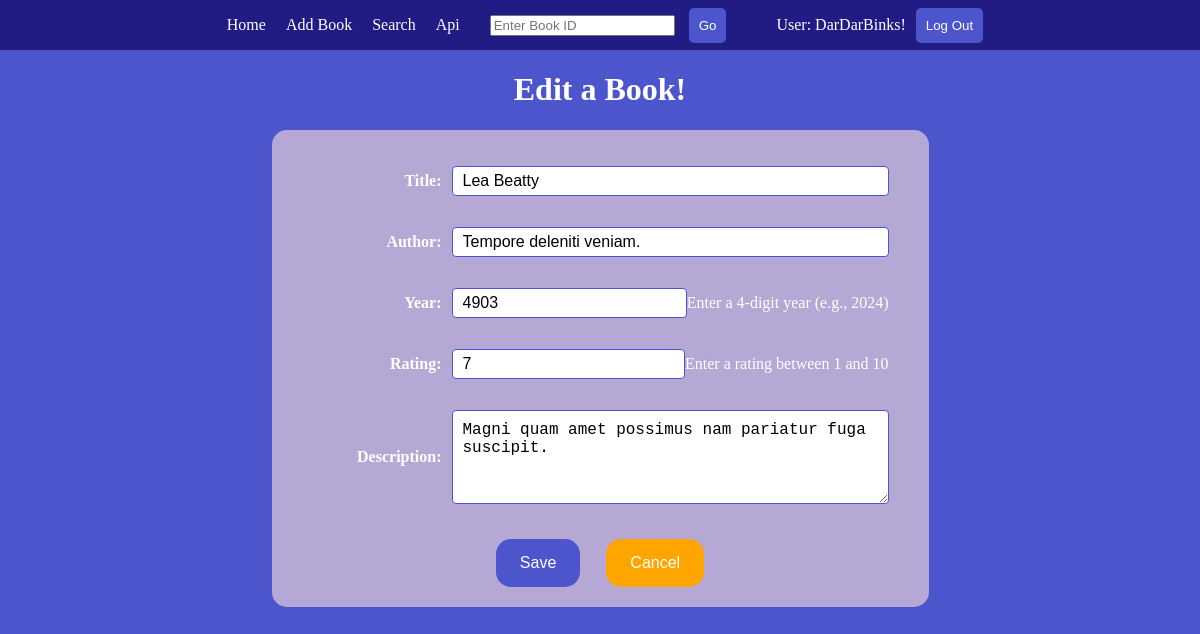
The page /edit/7/ (signed in) on the database its author committed.
### books/models.py (models this page shows, shortened)
class Book(models.Model):
    title = models.CharField(max_length=100)
    author = models.CharField(max_length=100)
    year = models.IntegerField(
        validators=[MinValueValidator(1000), MaxValueValidator(9999)],
        help_text="Enter a 4-digit year (e.g., 2024)"
    )
    rating = models.IntegerField(
        validators=[MinValueValidator(1), MaxValueValidator(10)],
        help_text="Enter a rating between 1 and 10"
    )
    description = models.TextField()
    created_by = models.ForeignKey(User, on_delete=models.CASCADE, null=True, blank=True)

### books/views.py (the view)
# urls.py: path('edit/<int:book_id>/', views.edit, name="edit"),
@login_required(login_url='/login/')
def edit(request, book_id):
    book = Book.objects.get(id=book_id)
    if book.created_by != request.user:
        messages.error(request, "You are not authorized to edit this book.")
        return redirect('home')
    form = BookForm(request.POST or None, instance=book)
    if form.is_valid():
        form.save()
        return redirect('home')
    return render(request, 'books/add.html', {'form': form, 'is_edit': True})

### books/forms.py
class BookForm(forms.ModelForm):
    class Meta:
        model = Book
        fields = ['title', 'author', 'year', 'rating', 'description']
        widgets = {
            'title': forms.TextInput(attrs={'class': 'form-control'}),
            'author': forms.TextInput(attrs={'class': 'form-control'}),
            'year': forms.NumberInput(attrs={
                'class': 'form-control',
                'min': 1000,
                'max': 9999,
                'placeholder': 'e.g., 2024'
            }),
            'rating': forms.NumberInput(attrs={
                'class': 'form-control',
                'min': 1,
                'max': 10,
                'placeholder': 'Enter 1-10'
            }),
            'description': forms.Textarea(attrs={'class': 'form-control', 'rows': 4}),
        }

### books/templates/books/add.html
{% extends "books/layout.html" %} {% block content %}
<div class="add">
	<h1>{% if is_edit %}Edit a Book!{% else %}Add a Book!{% endif %}</h1>
	<form method="post">
		{% csrf_token %} {{form.as_p}}
		<div class="bar-buttons">
			<button
				class="btn btn-info"
				type="submit"
			>
				Save
			</button>
			<a
				class="btn btn-warning"
				href="{% url 'home' %}"
			>
				Cancel
			</a>
		</div>
	</form>
</div>
{% endblock %}

### books/templates/books/layout.html (shortened to what this page needs)
{% load static %}
<!DOCTYPE html>
<html lang="en">
<head>
    <link rel="stylesheet" href="{% static 'books/style.css' %}">
</head>
<body>
    <nav>
        <a href="{% url 'home' %}">Home</a>
        <a href="{% url 'add' %}">Add Book</a>
        <a href="{% url 'search_book' %}">Search</a>
        <a href="{% url 'book-list' %}">Api</a>
        <form method="get" class="layout-form">
            <input type="number" id="book-id" placeholder="Enter Book ID">
            <button type="button" onclick="location.href='/api/books/'+document.getElementById('book-id').value+'/'">Go</button>
        </form>
        {% if user.is_authenticated %}
        <span>User: {{ user.username }}!</span>
        <form action="{% url 'logout' %}" method="post" style="display:inline;">
            <button type="submit">Log Out</button>
        </form>
        {% else %}
            <a href="{% url 'register' %}">Register</a>
            <a href="{% url 'login' %}">Login</a>
        {% endif %}
    </nav>
    {% block content %}
    {% endblock %}
</body>
</html>

### books/static/books/style.css (style rules this page uses)
:root { --prim: #211c84; --sec: #4d55cc; --third: #7a73d1; --fourth: #b5a8d5; }
body { padding: 0; margin: 0; height: 100%; background-color: var(--sec); color: white; }
nav { width: 100%; background-color: var(--prim); margin: 0; padding: 0; height: 50px; display: flex; align-items: center; justify-content: center; }
nav a { text-decoration: none; color: white; margin-left: 10px; margin-right: 10px; }
nav button { color: white; background-color: var(--sec); border: none; border-radius: 5px; padding: 10px; height: 35px; margin-left: 10px; cursor: pointer; }
.layout-form { margin-left: 20px; margin-right: 50px; }
.add { display: flex; flex-direction: column; align-items: center; }
.add form { background-color: var(--fourth); border-radius: 15px; padding: 20px; display: flex; flex-direction: column; }
.add p { display: flex; align-items: center; margin-bottom: 15px; margin-right: 20px; }
.add p label { width: 150px; margin-right: 10px; text-align: right; font-weight: bold; }
.add input, .add textarea, .add select { flex: 1; padding: 10px; border: 1px solid var(--sec); border-radius: 4px; font-size: 1rem; box-sizing: border-box; }
.add input { height: 30px; }
.bar-buttons { width: 100%; display: inline-flex; justify-content: center; align-items: center; text-align: center; gap: 10px; margin-top: 20px; }
.btn { height: 48px; min-width: 64px; padding: 8px 24px; margin-inline: 8px 8px; border: none; border-radius: 15px; color: white; cursor: pointer; transition: all; box-sizing: border-box; font-size: 1rem; transition-delay: 10ms; line-height: 1; background-color: var(--fourth); font-family: sans-serif; display: inline-flex; align-items: center; justify-content: center; text-align: center; }
a.btn { text-decoration: none; }
.btn-warning { background-color: orange; }
.btn-info { background-color: #4d55cc; }

### rows shown on the page
Book: title "Lea Beatty", author "Tempore deleniti veniam.", year "4903", rating "7", description "Magni quam amet possimus nam pariatur fuga suscipit."

### other values the page prints
{{ user.username }} "DarDarBinks"
